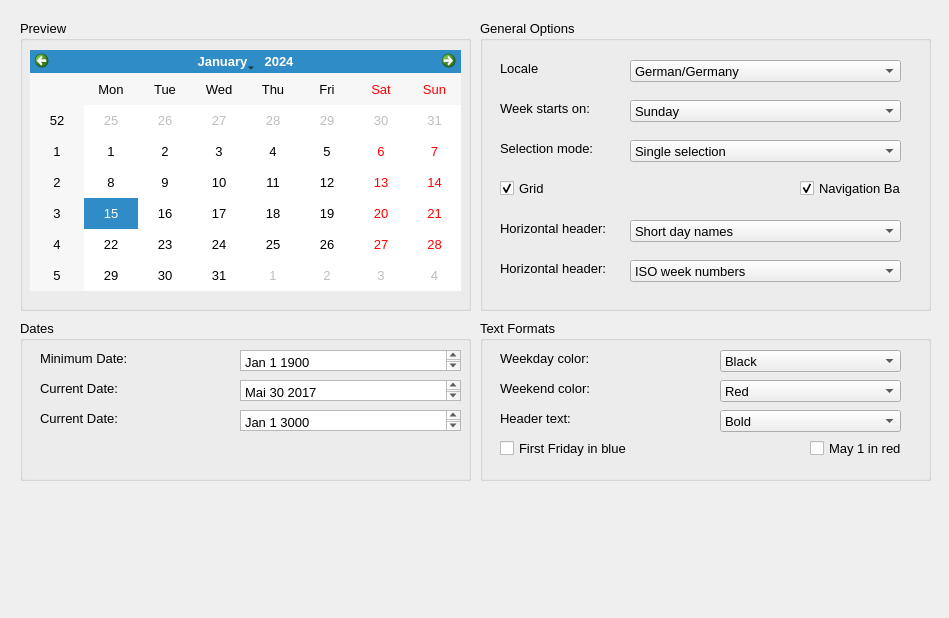
<?xml version="1.0" encoding="UTF-8"?>
<ui version="4.0">
 <class>Form</class>
 <widget class="QWidget" name="Form">
  <property name="geometry">
   <rect>
    <x>0</x>
    <y>0</y>
    <width>949</width>
    <height>618</height>
   </rect>
  </property>
  <property name="windowTitle">
   <string>Calendar Widget</string>
  </property>
  <widget class="QGroupBox" name="groupBox">
   <property name="geometry">
    <rect>
     <x>20</x>
     <y>20</y>
     <width>451</width>
     <height>291</height>
    </rect>
   </property>
   <property name="font">
    <font>
     <pointsize>10</pointsize>
    </font>
   </property>
   <property name="title">
    <string>Preview</string>
   </property>
   <widget class="QCalendarWidget" name="calendarWidget">
    <property name="geometry">
     <rect>
      <x>10</x>
      <y>30</y>
      <width>431</width>
      <height>241</height>
     </rect>
    </property>
   </widget>
  </widget>
  <widget class="QGroupBox" name="groupBox_2">
   <property name="geometry">
    <rect>
     <x>20</x>
     <y>320</y>
     <width>451</width>
     <height>161</height>
    </rect>
   </property>
   <property name="font">
    <font>
     <pointsize>10</pointsize>
    </font>
   </property>
   <property name="title">
    <string>Dates</string>
   </property>
   <widget class="QLabel" name="label">
    <property name="geometry">
     <rect>
      <x>20</x>
      <y>30</y>
      <width>111</width>
      <height>16</height>
     </rect>
    </property>
    <property name="text">
     <string>Minimum Date:</string>
    </property>
   </widget>
   <widget class="QLabel" name="label_2">
    <property name="geometry">
     <rect>
      <x>20</x>
      <y>60</y>
      <width>111</width>
      <height>16</height>
     </rect>
    </property>
    <property name="text">
     <string>Current Date:</string>
    </property>
   </widget>
   <widget class="QLabel" name="label_3">
    <property name="geometry">
     <rect>
      <x>20</x>
      <y>90</y>
      <width>111</width>
      <height>16</height>
     </rect>
    </property>
    <property name="text">
     <string>Current Date:</string>
    </property>
   </widget>
   <widget class="QTextEdit" name="textEdit">
    <property name="geometry">
     <rect>
      <x>220</x>
      <y>30</y>
      <width>221</width>
      <height>21</height>
     </rect>
    </property>
    <property name="html">
     <string>&lt;!DOCTYPE HTML PUBLIC &quot;-//W3C//DTD HTML 4.0//EN&quot; &quot;http://www.w3.org/TR/REC-html40/strict.dtd&quot;&gt;
&lt;html&gt;&lt;head&gt;&lt;meta name=&quot;qrichtext&quot; content=&quot;1&quot; /&gt;&lt;style type=&quot;text/css&quot;&gt;
p, li { white-space: pre-wrap; }
&lt;/style&gt;&lt;/head&gt;&lt;body style=&quot; font-family:'MS Shell Dlg 2'; font-size:10pt; font-weight:400; font-style:normal;&quot;&gt;
&lt;p style=&quot; margin-top:0px; margin-bottom:0px; margin-left:0px; margin-right:0px; -qt-block-indent:0; text-indent:0px;&quot;&gt;Jan 1 1900&lt;/p&gt;&lt;/body&gt;&lt;/html&gt;</string>
    </property>
   </widget>
   <widget class="QTextEdit" name="textEdit_2">
    <property name="geometry">
     <rect>
      <x>220</x>
      <y>60</y>
      <width>221</width>
      <height>21</height>
     </rect>
    </property>
    <property name="html">
     <string>&lt;!DOCTYPE HTML PUBLIC &quot;-//W3C//DTD HTML 4.0//EN&quot; &quot;http://www.w3.org/TR/REC-html40/strict.dtd&quot;&gt;
&lt;html&gt;&lt;head&gt;&lt;meta name=&quot;qrichtext&quot; content=&quot;1&quot; /&gt;&lt;style type=&quot;text/css&quot;&gt;
p, li { white-space: pre-wrap; }
&lt;/style&gt;&lt;/head&gt;&lt;body style=&quot; font-family:'MS Shell Dlg 2'; font-size:10pt; font-weight:400; font-style:normal;&quot;&gt;
&lt;p style=&quot; margin-top:0px; margin-bottom:0px; margin-left:0px; margin-right:0px; -qt-block-indent:0; text-indent:0px;&quot;&gt;Mai 30 2017&lt;/p&gt;&lt;/body&gt;&lt;/html&gt;</string>
    </property>
   </widget>
   <widget class="QTextEdit" name="textEdit_3">
    <property name="geometry">
     <rect>
      <x>220</x>
      <y>90</y>
      <width>221</width>
      <height>21</height>
     </rect>
    </property>
    <property name="html">
     <string>&lt;!DOCTYPE HTML PUBLIC &quot;-//W3C//DTD HTML 4.0//EN&quot; &quot;http://www.w3.org/TR/REC-html40/strict.dtd&quot;&gt;
&lt;html&gt;&lt;head&gt;&lt;meta name=&quot;qrichtext&quot; content=&quot;1&quot; /&gt;&lt;style type=&quot;text/css&quot;&gt;
p, li { white-space: pre-wrap; }
&lt;/style&gt;&lt;/head&gt;&lt;body style=&quot; font-family:'MS Shell Dlg 2'; font-size:10pt; font-weight:400; font-style:normal;&quot;&gt;
&lt;p style=&quot; margin-top:0px; margin-bottom:0px; margin-left:0px; margin-right:0px; -qt-block-indent:0; text-indent:0px;&quot;&gt;Jan 1 3000&lt;/p&gt;&lt;/body&gt;&lt;/html&gt;</string>
    </property>
   </widget>
  </widget>
  <widget class="QGroupBox" name="groupBox_3">
   <property name="geometry">
    <rect>
     <x>480</x>
     <y>20</y>
     <width>451</width>
     <height>291</height>
    </rect>
   </property>
   <property name="font">
    <font>
     <pointsize>10</pointsize>
    </font>
   </property>
   <property name="title">
    <string>General Options</string>
   </property>
   <widget class="QLabel" name="label_4">
    <property name="geometry">
     <rect>
      <x>20</x>
      <y>40</y>
      <width>111</width>
      <height>16</height>
     </rect>
    </property>
    <property name="text">
     <string>Locale</string>
    </property>
   </widget>
   <widget class="QLabel" name="label_5">
    <property name="geometry">
     <rect>
      <x>20</x>
      <y>80</y>
      <width>111</width>
      <height>16</height>
     </rect>
    </property>
    <property name="text">
     <string>Week starts on:</string>
    </property>
   </widget>
   <widget class="QLabel" name="label_6">
    <property name="geometry">
     <rect>
      <x>20</x>
      <y>120</y>
      <width>111</width>
      <height>16</height>
     </rect>
    </property>
    <property name="text">
     <string>Selection mode:</string>
    </property>
   </widget>
   <widget class="QComboBox" name="comboBox">
    <property name="geometry">
     <rect>
      <x>150</x>
      <y>40</y>
      <width>271</width>
      <height>22</height>
     </rect>
    </property>
    <property name="editable">
     <bool>false</bool>
    </property>
    <property name="currentText">
     <string notr="true">German/Germany</string>
    </property>
    <property name="currentIndex">
     <number>0</number>
    </property>
    <item>
     <property name="text">
      <string>German/Germany</string>
     </property>
    </item>
    <item>
     <property name="text">
      <string>Indonesian</string>
     </property>
    </item>
   </widget>
   <widget class="QComboBox" name="comboBox_2">
    <property name="geometry">
     <rect>
      <x>150</x>
      <y>80</y>
      <width>271</width>
      <height>22</height>
     </rect>
    </property>
    <item>
     <property name="text">
      <string>Sunday</string>
     </property>
    </item>
   </widget>
   <widget class="QComboBox" name="comboBox_3">
    <property name="geometry">
     <rect>
      <x>150</x>
      <y>120</y>
      <width>271</width>
      <height>22</height>
     </rect>
    </property>
    <item>
     <property name="text">
      <string>Single selection</string>
     </property>
    </item>
   </widget>
   <widget class="QCheckBox" name="checkBox">
    <property name="geometry">
     <rect>
      <x>20</x>
      <y>160</y>
      <width>70</width>
      <height>17</height>
     </rect>
    </property>
    <property name="text">
     <string>Grid</string>
    </property>
    <property name="checked">
     <bool>true</bool>
    </property>
   </widget>
   <widget class="QLabel" name="label_10">
    <property name="geometry">
     <rect>
      <x>20</x>
      <y>200</y>
      <width>111</width>
      <height>16</height>
     </rect>
    </property>
    <property name="text">
     <string>Horizontal header:</string>
    </property>
   </widget>
   <widget class="QCheckBox" name="checkBox_2">
    <property name="geometry">
     <rect>
      <x>320</x>
      <y>160</y>
      <width>101</width>
      <height>17</height>
     </rect>
    </property>
    <property name="text">
     <string>Navigation Bar</string>
    </property>
    <property name="checked">
     <bool>true</bool>
    </property>
   </widget>
   <widget class="QComboBox" name="comboBox_4">
    <property name="geometry">
     <rect>
      <x>150</x>
      <y>200</y>
      <width>271</width>
      <height>22</height>
     </rect>
    </property>
    <item>
     <property name="text">
      <string>Short day names</string>
     </property>
    </item>
   </widget>
   <widget class="QLabel" name="label_11">
    <property name="geometry">
     <rect>
      <x>20</x>
      <y>240</y>
      <width>111</width>
      <height>16</height>
     </rect>
    </property>
    <property name="text">
     <string>Horizontal header:</string>
    </property>
   </widget>
   <widget class="QComboBox" name="comboBox_5">
    <property name="geometry">
     <rect>
      <x>150</x>
      <y>240</y>
      <width>271</width>
      <height>22</height>
     </rect>
    </property>
    <item>
     <property name="text">
      <string>ISO week numbers</string>
     </property>
    </item>
   </widget>
  </widget>
  <widget class="QGroupBox" name="groupBox_4">
   <property name="geometry">
    <rect>
     <x>480</x>
     <y>320</y>
     <width>451</width>
     <height>161</height>
    </rect>
   </property>
   <property name="font">
    <font>
     <pointsize>10</pointsize>
    </font>
   </property>
   <property name="title">
    <string>Text Formats</string>
   </property>
   <widget class="QLabel" name="label_7">
    <property name="geometry">
     <rect>
      <x>20</x>
      <y>30</y>
      <width>111</width>
      <height>16</height>
     </rect>
    </property>
    <property name="text">
     <string>Weekday color:</string>
    </property>
   </widget>
   <widget class="QLabel" name="label_8">
    <property name="geometry">
     <rect>
      <x>20</x>
      <y>60</y>
      <width>111</width>
      <height>16</height>
     </rect>
    </property>
    <property name="text">
     <string>Weekend color:</string>
    </property>
   </widget>
   <widget class="QLabel" name="label_9">
    <property name="geometry">
     <rect>
      <x>20</x>
      <y>90</y>
      <width>111</width>
      <height>16</height>
     </rect>
    </property>
    <property name="text">
     <string>Header text:</string>
    </property>
   </widget>
   <widget class="QComboBox" name="comboBox_6">
    <property name="geometry">
     <rect>
      <x>240</x>
      <y>30</y>
      <width>181</width>
      <height>22</height>
     </rect>
    </property>
    <item>
     <property name="text">
      <string>Black</string>
     </property>
    </item>
   </widget>
   <widget class="QComboBox" name="comboBox_7">
    <property name="geometry">
     <rect>
      <x>240</x>
      <y>60</y>
      <width>181</width>
      <height>22</height>
     </rect>
    </property>
    <item>
     <property name="text">
      <string>Red</string>
     </property>
    </item>
   </widget>
   <widget class="QComboBox" name="comboBox_8">
    <property name="geometry">
     <rect>
      <x>240</x>
      <y>90</y>
      <width>181</width>
      <height>22</height>
     </rect>
    </property>
    <item>
     <property name="text">
      <string>Bold</string>
     </property>
    </item>
   </widget>
   <widget class="QCheckBox" name="checkBox_3">
    <property name="geometry">
     <rect>
      <x>20</x>
      <y>120</y>
      <width>151</width>
      <height>17</height>
     </rect>
    </property>
    <property name="text">
     <string>First Friday in blue</string>
    </property>
    <property name="checked">
     <bool>false</bool>
    </property>
   </widget>
   <widget class="QCheckBox" name="checkBox_4">
    <property name="geometry">
     <rect>
      <x>330</x>
      <y>120</y>
      <width>91</width>
      <height>17</height>
     </rect>
    </property>
    <property name="text">
     <string>May 1 in red</string>
    </property>
    <property name="checked">
     <bool>false</bool>
    </property>
   </widget>
  </widget>
 </widget>
 <resources/>
 <connections/>
</ui>
